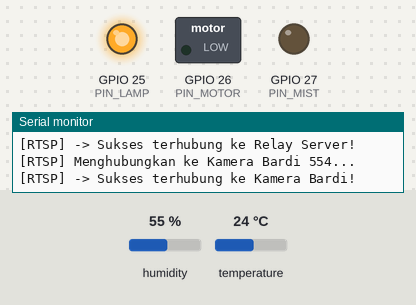
Simulated run of this sketch. Board: ESP32. Shown: switched loads named in the sketch (green lamp = pin HIGH), output pins drawn as LEDs (lit = HIGH), the last lines printed to the serial monitor. The inputs (shaded band) are chosen by the test bench; at power-on: humidity 55 %, temperature 24 °C. WiFi joins after 1.5 s; servers stay silent unless stated; random numbers use the default seed unless the sketch sets one; no MQTT or app messages arrive unless stated.

Above: at 2.7 s.
2.8 s: humidity set to 42 %
6.4 s: humidity set to 38 %
At 8.4 s:
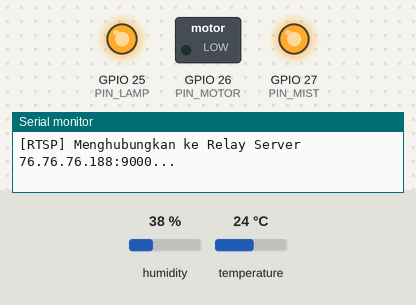
9.5 s: temperature set to 37.6 °C
11.2 s: temperature set to 38.4 °C
At 12.6 s:
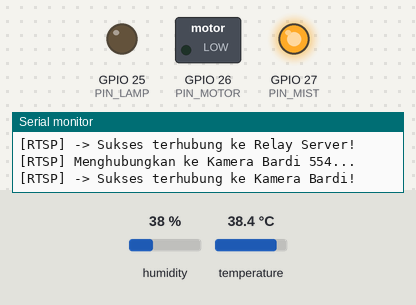
At 19.3 s:
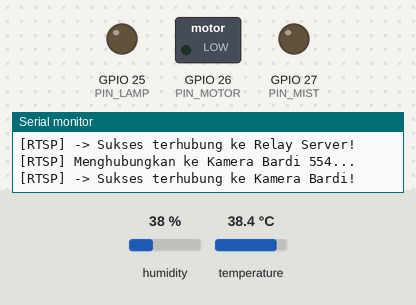
Timing chart, 0 to 24.5 s (numbered marks = the images above; inputs shaded):
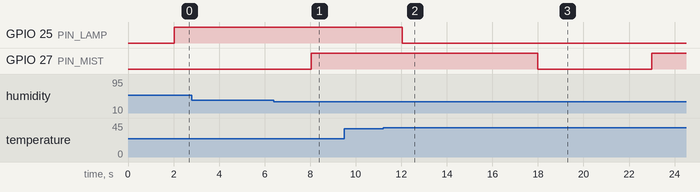

The sketch:

incubator_controller.ino
```cpp
#include <WiFi.h>
#include <WiFiClientSecure.h>
#include <PubSubClient.h>
#include <Wire.h>
#include "Adafruit_SHT31.h"

// ================= KONEKSI & KREDENSIAL HIVEMQ CLOUD =================
const char* ssid          = "Pribadi";
const char* password      = "pribadi1";

const char* mqtt_server   = "9170ac9caae04bc598c6d6111adfa4a1.s1.eu.hivemq.cloud";
const int mqtt_port       = 8883;

const char* mqtt_user     = "endoqmerak";
const char* mqtt_password = "Admin123";

// ================= KONFIGURASI JEMBATAN RTSP BARDI =================
const char* bardi_ip      = "192.168.110.227";
const uint16_t bardi_port = 554;

const char* server_host   = "76.76.76.188";
const uint16_t server_port= 9000;

WiFiClient clientBardi;
WiFiClient clientServer;

// ================= PIN DEFINITION =================
#define PIN_LAMP   25
#define PIN_MIST   27
#define PIN_MOTOR  26
#define RELAY_ON   HIGH
#define RELAY_OFF  LOW

WiFiClientSecure espClient;
PubSubClient client(espClient);
Adafruit_SHT31 sht30 = Adafruit_SHT31();

// ================= VARIABEL KONTROL & LOGIKA =================
float temperature = 0.0;
float humidity    = 0.0;
bool sensorDetected = false;
bool sensorValid    = false;

float temp_thresh_on   = 37.5;
float temp_thresh_off  = 38.0;

float humid_thresh_low  = 40.0;
float humid_thresh_high = 70.0;

String lamp_mode = "AUTO";

enum MistState { MIST_IDLE, MIST_RUNNING, MIST_COOLDOWN };
MistState mistState = MIST_IDLE;
unsigned long mistTimer = 0;
const unsigned long MIST_RUN_DURATION     = 10000;
const unsigned long MIST_STABILIZE_DELAY  = 5000;
bool mistManualTrigger = false;

enum MotorState { MOTOR_IDLE, MOTOR_RUNNING };
MotorState motorState = MOTOR_IDLE;
unsigned long motorTimer = 0;
unsigned long lastMotorAutoRun = 0;
const unsigned long MOTOR_RUN_DURATION   = 30000;
const unsigned long MOTOR_AUTO_INTERVAL  = 4UL * 60UL * 60UL * 1000UL;

bool motorManualTrigger = false;

unsigned long last_publish_time = 0;
const unsigned long PUBLISH_INTERVAL = 5000;
unsigned long last_sensor_time = 0;
const unsigned long SENSOR_INTERVAL = 2000;
unsigned long last_reconnect_attempt = 0;

// ================= MQTT TOPICS =================
const char* topic_telemetry_temp   = "iot/telemetry/temperature";
const char* topic_telemetry_humi   = "iot/telemetry/humidity";
const char* topic_telemetry_lamp   = "iot/telemetry/status_lamp";
const char* topic_telemetry_mist   = "iot/telemetry/status_mist";
const char* topic_telemetry_motor  = "iot/telemetry/status_motor";
const char* topic_telemetry_sensor = "iot/telemetry/status_sensor";

const char* topic_cmd_thresh_on        = "iot/cmd/lamp_thresh_on";
const char* topic_cmd_thresh_off       = "iot/cmd/lamp_thresh_off";
const char* topic_cmd_humid_thresh_low  = "iot/cmd/humid_thresh_low";
const char* topic_cmd_humid_thresh_high = "iot/cmd/humid_thresh_high";
const char* topic_cmd_lamp_mode        = "iot/cmd/lamp_mode";
const char* topic_cmd_mist_trig        = "iot/cmd/mist_trigger";
const char* topic_cmd_motor_trig       = "iot/cmd/motor_trigger";

// ================= TASK FREERTOS: JEMBATAN RTSP (CORE 0) =================
void taskRtspBridge(void * pvParameters) {
  uint8_t buffer[2048];

  while (true) {
    if (WiFi.status() == WL_CONNECTED) {
      if (!clientServer.connected()) {
        if (clientBardi.connected()) {
          clientBardi.stop();
          Serial.println("[RTSP] Sesi relay putus -> Kamera Bardi di-reset.");
        }

        Serial.println("[RTSP] Menghubungkan ke Relay Server 76.76.76.188:9000...");
        if (clientServer.connect(server_host, server_port)) {
          clientServer.setNoDelay(true);
          Serial.println("[RTSP] -> Sukses terhubung ke Relay Server!");
        } else {
          vTaskDelay(2000 / portTICK_PERIOD_MS);
          continue;
        }
      }

      if (!clientBardi.connected()) {
        Serial.println("[RTSP] Menghubungkan ke Kamera Bardi 554...");
        if (clientBardi.connect(bardi_ip, bardi_port)) {
          clientBardi.setNoDelay(true);
          Serial.println("[RTSP] -> Sukses terhubung ke Kamera Bardi!");
        } else {
          Serial.println("[RTSP] Gagal terhubung ke Kamera Bardi, mencoba ulang...");
          clientServer.stop();
          vTaskDelay(2000 / portTICK_PERIOD_MS);
          continue;
        }
      }

      int serverPackets = 0;
      while (clientServer.available() && clientBardi.connected() && serverPackets < 10) {
        int bytesRead = clientServer.read(buffer, sizeof(buffer));
        if (bytesRead > 0) {
          clientBardi.write(buffer, bytesRead);
          serverPackets++;
        }
      }

      int bardiPackets = 0;
      while (clientBardi.available() && clientServer.connected() && bardiPackets < 15) {
        int bytesRead = clientBardi.read(buffer, sizeof(buffer));
        if (bytesRead > 0) {
          clientServer.write(buffer, bytesRead);
          bardiPackets++;
        }
      }
    }
    vTaskDelay(2 / portTICK_PERIOD_MS);
  }
}

void setup_wifi() {
  delay(10);
  Serial.println();
  Serial.print("Menghubungkan ke ");
  Serial.println(ssid);

  WiFi.begin(ssid, password);

  while (WiFi.status() != WL_CONNECTED) {
    delay(500);
    Serial.print(".");
  }

  Serial.println("");
  Serial.println("=========================================");
  Serial.println(">>> Wi-Fi TERHUBUNG SUCCESSFULLY! <<<");
  Serial.print("IP Address ESP32: ");
  Serial.println(WiFi.localIP());
  Serial.println("=========================================");
}

void callback(char* topic, byte* payload, unsigned int length) {
  String message = "";
  for (int i = 0; i < length; i++) {
    message += (char)payload[i];
  }

  Serial.print("Message arrived [");
  Serial.print(topic);
  Serial.print("]: ");
  Serial.println(message);

  if (String(topic) == topic_cmd_thresh_on) {
    temp_thresh_on = message.toFloat();
  }
  else if (String(topic) == topic_cmd_thresh_off) {
    temp_thresh_off = message.toFloat();
  }
  else if (String(topic) == topic_cmd_humid_thresh_low) {
    humid_thresh_low = message.toFloat();
  }
  else if (String(topic) == topic_cmd_humid_thresh_high) {
    humid_thresh_high = message.toFloat();
  }
  else if (String(topic) == topic_cmd_lamp_mode) {
    if (message == "ON")         lamp_mode = "MANUAL_ON";
    else if (message == "OFF")   lamp_mode = "MANUAL_OFF";
    else                         lamp_mode = "AUTO";
  }
  else if (String(topic) == topic_cmd_mist_trig && message == "TRIGGER") {
    if (mistState == MIST_IDLE || mistState == MIST_COOLDOWN) {
      mistManualTrigger = true;
    }
  }
  else if (String(topic) == topic_cmd_motor_trig && message == "TRIGGER") {
    if (motorState == MOTOR_IDLE) {
      motorManualTrigger = true;
    }
  }
}

bool reconnect() {
  Serial.print("Menghubungkan ke HiveMQ Cloud...");
  String clientId = "ESP32Client-";
  clientId += String(random(0, 0xffff), HEX);

  if (client.connect(clientId.c_str(), mqtt_user, mqtt_password)) {
    Serial.println("TERHUBUNG");
    client.subscribe(topic_cmd_thresh_on);
    client.subscribe(topic_cmd_thresh_off);
    client.subscribe(topic_cmd_humid_thresh_low);
    client.subscribe(topic_cmd_humid_thresh_high);
    client.subscribe(topic_cmd_lamp_mode);
    client.subscribe(topic_cmd_mist_trig);
    client.subscribe(topic_cmd_motor_trig);
    return true;
  } else {
    Serial.print("Gagal, rc=");
    Serial.print(client.state());
    Serial.println(" coba lagi 5 detik");
    return false;
  }
}

void setup() {
  Serial.begin(115200);

  pinMode(PIN_LAMP, OUTPUT);
  pinMode(PIN_MIST, OUTPUT);
  pinMode(PIN_MOTOR, OUTPUT);

  digitalWrite(PIN_LAMP, RELAY_OFF);
  digitalWrite(PIN_MIST, RELAY_OFF);
  digitalWrite(PIN_MOTOR, RELAY_OFF);

  Wire.begin(21, 22);
  sensorDetected = sht30.begin(0x44);
  if (!sensorDetected) {
    Serial.println("[PERINGATAN] SHT30 tidak terdeteksi!");
  }

  setup_wifi();
  espClient.setInsecure();
  client.setServer(mqtt_server, mqtt_port);
  client.setCallback(callback);

  lastMotorAutoRun = millis();

  xTaskCreatePinnedToCore(
    taskRtspBridge,
    "RTSP_Bridge",
    8192,
    NULL,
    1,
    NULL,
    0
  );
}

void loop() {
  unsigned long currentMillis = millis();

  if (!client.connected()) {
    if (currentMillis - last_reconnect_attempt >= 5000) {
      last_reconnect_attempt = currentMillis;
      if (reconnect()) {
        last_reconnect_attempt = 0;
      }
    }
  } else {
    client.loop();
  }

  if (currentMillis - last_sensor_time >= SENSOR_INTERVAL) {
    last_sensor_time = currentMillis;
    if (sensorDetected) {
      float t = sht30.readTemperature();
      float h = sht30.readHumidity();
      if (!isnan(t) && !isnan(h)) {
        temperature = t;
        humidity = h;
        sensorValid = true;
      } else {
        sensorValid = false;
      }
    }
  }

  if (lamp_mode == "AUTO") {
    if (sensorValid) {
      if (temperature <= temp_thresh_on) {
        digitalWrite(PIN_LAMP, RELAY_ON);
      } else if (temperature >= temp_thresh_off) {
        digitalWrite(PIN_LAMP, RELAY_OFF);
      }
    }
  } else if (lamp_mode == "MANUAL_ON") {
    digitalWrite(PIN_LAMP, RELAY_ON);
  } else if (lamp_mode == "MANUAL_OFF") {
    digitalWrite(PIN_LAMP, RELAY_OFF);
  }

  switch (mistState) {
    case MIST_IDLE:
      if (mistManualTrigger) {
        mistManualTrigger = false;
        mistState = MIST_RUNNING;
        mistTimer = currentMillis;
        digitalWrite(PIN_MIST, RELAY_ON);
        Serial.println("[MIST] Dipicu manual dari website.");
      }
      else if (sensorValid && humidity < humid_thresh_low) {
        mistState = MIST_RUNNING;
        mistTimer = currentMillis;
        digitalWrite(PIN_MIST, RELAY_ON);
        Serial.println("[MIST] Kelembaban di bawah ambang bawah -> ON otomatis.");
      }
      break;
    case MIST_RUNNING:
      if (currentMillis - mistTimer >= MIST_RUN_DURATION) {
        digitalWrite(PIN_MIST, RELAY_OFF);
        mistState = MIST_COOLDOWN;
        mistTimer = currentMillis;
      }
      break;
    case MIST_COOLDOWN:
      if (mistManualTrigger) {
        mistManualTrigger = false;
        mistState = MIST_RUNNING;
        mistTimer = currentMillis;
        digitalWrite(PIN_MIST, RELAY_ON);
        Serial.println("[MIST] Dipicu manual dari website (saat cooldown).");
      }
      else if (currentMillis - mistTimer >= MIST_STABILIZE_DELAY) {
        mistState = MIST_IDLE; // kembali ke IDLE, akan otomatis dicek ulang di iterasi berikutnya
      }
      break;
  }

  switch (motorState) {
    case MOTOR_IDLE:
      if (motorManualTrigger) {
        motorManualTrigger = false;
        motorState = MOTOR_RUNNING;
        motorTimer = currentMillis;
        digitalWrite(PIN_MOTOR, RELAY_ON);
        Serial.println("[MOTOR] Dipicu manual dari website.");
      }
      else if (currentMillis - lastMotorAutoRun >= MOTOR_AUTO_INTERVAL) {
        lastMotorAutoRun = currentMillis;
        motorState = MOTOR_RUNNING;
        motorTimer = currentMillis;
        digitalWrite(PIN_MOTOR, RELAY_ON);
        Serial.println("[MOTOR] Jadwal otomatis (tiap 4 jam) berjalan.");
      }
      break;
    case MOTOR_RUNNING:
      if (currentMillis - motorTimer >= MOTOR_RUN_DURATION) {
        digitalWrite(PIN_MOTOR, RELAY_OFF);
        motorState = MOTOR_IDLE;
      }
      break;
  }

  if (client.connected() && (currentMillis - last_publish_time >= PUBLISH_INTERVAL)) {
    last_publish_time = currentMillis;
    if (sensorValid) {
      client.publish(topic_telemetry_temp, String(temperature, 1).c_str());
      client.publish(topic_telemetry_humi, String(humidity, 1).c_str());
    }
    client.publish(topic_telemetry_sensor, sensorValid ? "OK" : "ERROR");
    client.publish(topic_telemetry_lamp, (digitalRead(PIN_LAMP) == RELAY_ON) ? "ON" : "OFF");
    client.publish(topic_telemetry_mist, (digitalRead(PIN_MIST) == RELAY_ON) ? "ON" : "OFF");
    client.publish(topic_telemetry_motor, (digitalRead(PIN_MOTOR) == RELAY_ON) ? "ON" : "OFF");
  }
}
```

Measured:
- the behaviour switches between 40 and 39 % on humidity (found by bisection; images 0 and 1)
- the behaviour switches between 37.9 and 38 °C on temperature (found by bisection; images 1 and 2)
- after the input at 6.4 s, GPIO 27 (PIN_MIST): LOW → HIGH after 1.6 s
- after the input at 11.2 s, GPIO 25 (PIN_LAMP): HIGH → LOW after 0.84 s
